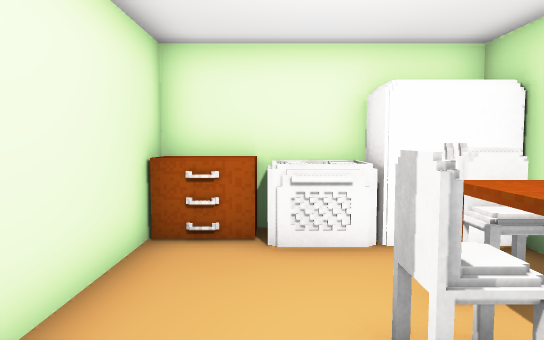
[1] (above)

15 first-person views from a walk through a Unity game level. The camera is 1.5 m above the floor, tilts 4° down and sees 70° across. The floor is counted in squares, 1 m on a side. Each view is taken from the middle of a square. On the plan, view 1 faces up. The plan holds only what a view shows up to about 17 squares ahead; the rest is blank. The player is left out. Door leaves are left out, so doorways stand open.

[2]
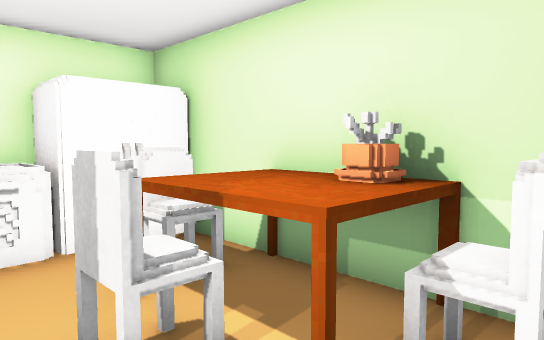

[3]
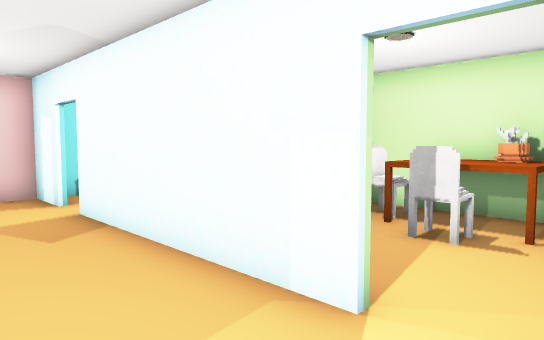

[4]
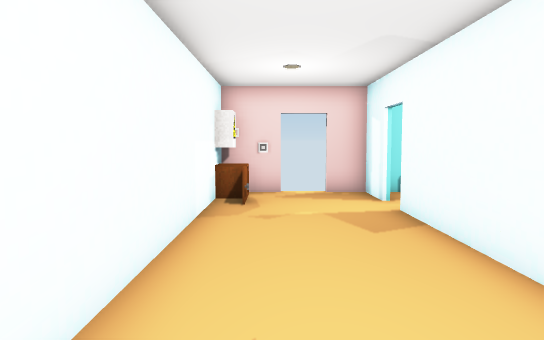

[5]
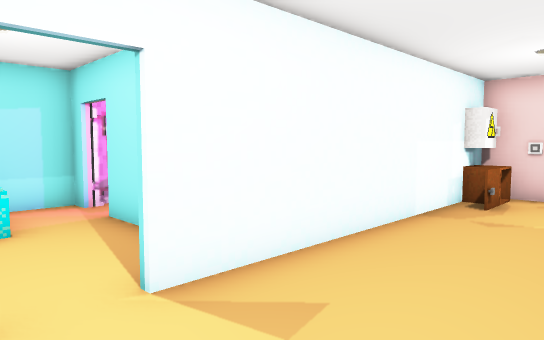

[6]
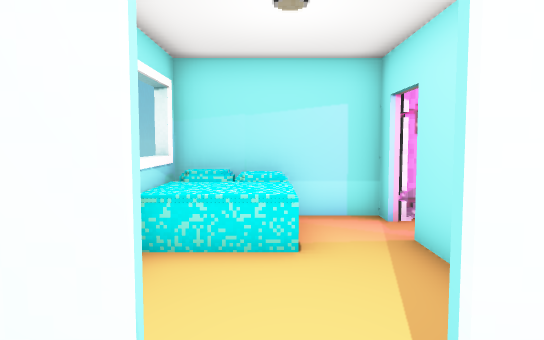

[7]
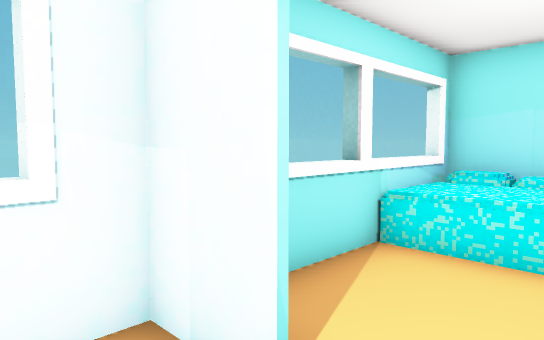

[8]
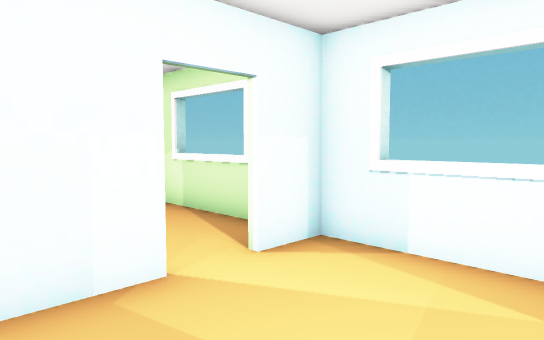

[9]
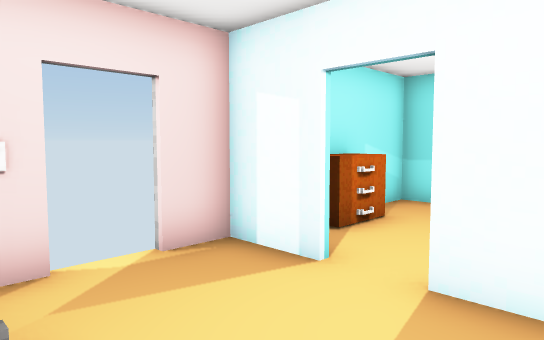

[10]
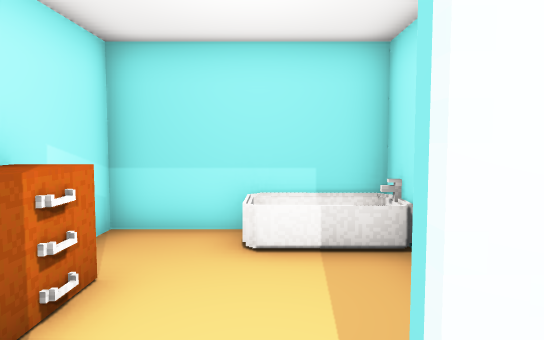

[11]
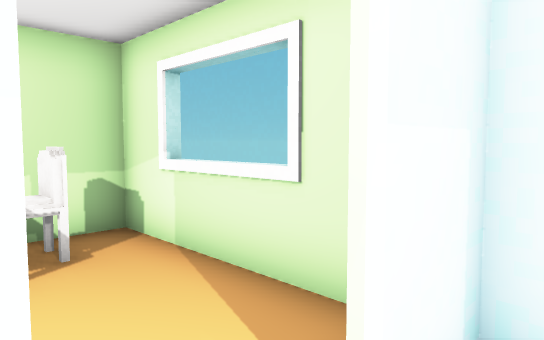

[12]
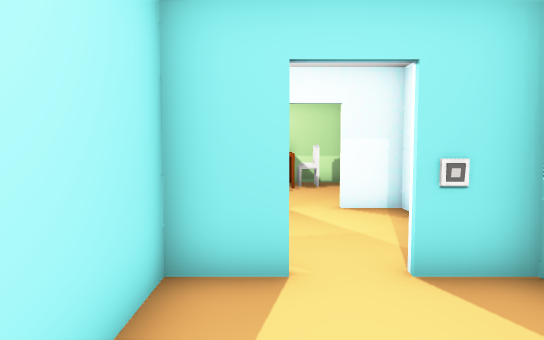

[13]
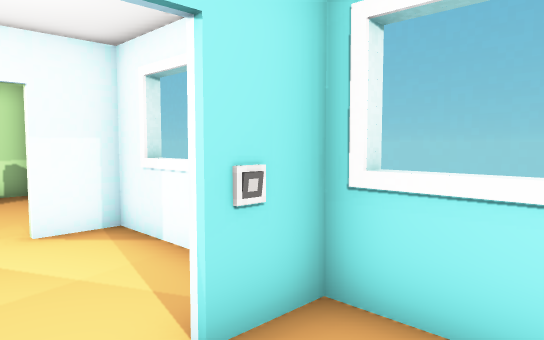

[14]
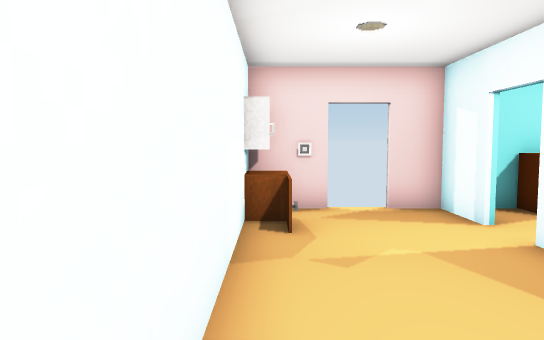

[15]
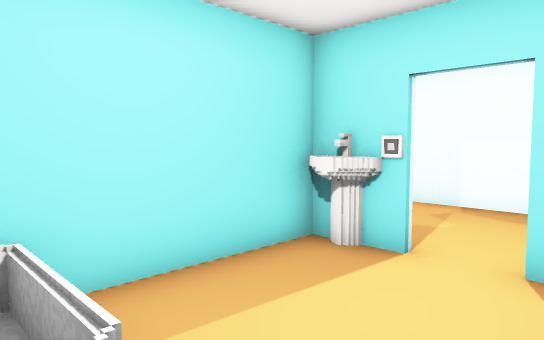

### Floor plan
Points are (right, up) in squares from view 1. A wall is a line through its corners. A room is listed if a view was taken in it or the views show most of it. See-through windows are left out.
Room 1 (views 1, 2)
walls: (1.8, 6.8) (-1.9, 6.8) (-1.9, 2.6); (-1, -1) (3.7, -1) (3.7, 5.8)
ways out: open door at (-2, 1) to room 2
objects: table (-1, 6) to (0, 6); other object (1, 2) to (1, 3); table (1, 5) to (1, 6); table (2, 1) to (3, 4); other object (2, 6) to (3, 6); pot (3, 2)
Room 2 (views 3, 4, 5, 6, 7, 8, 9, 10, 11, 14)
walls: (-2.1, 1.8) (-2.1, 8.6); (-2.1, 10) (-2.1, 11.8) (-3.4, 11.8); (-6.5, -0.4) (-6.5, -1); (-6.7, -1) (-6.7, -0.4); (-5.4, 11.8) (-6.5, 11.8) (-6.5, 1.8); (-7.5, -1) (-2.1, -1) (-2.1, -0.4)
ways out: open door at (-2, 1) to room 1; open door at (-7, 1) to room 3; open door at (-2, 9.5) to room 4; open door at (-4, 12)
objects: other object (-7, 0); shield (-6, 10) to (-6, 11); other object (-5, 12); sink (-3, 8); other object (-2, 8)
Room 3 (views 12, 13)
walls: (-12.3, 3.2) (-12.9, 3.2) (-12.9, -1) (-7.5, -1); (-6.7, 1.8) (-6.7, 3.2) (-11, 3.2)
ways out: open door at (-7, 1) to room 2; open door at (-11.5, 3)
objects: bed (-12, 0) to (-10, 1)
Room 4 (view 15)
walls: (-1.9, 8.6) (-1.9, 7) (3.7, 7) (3.7, 11.8) (-1.4, 11.8)
ways out: open door at (-2, 9.5) to room 2
objects: table (0, 11) to (1, 11); other object (2, 7) to (3, 9)

Where each view was taken, in squares from view 1:
view 1: 0 up, 0 right, facing up
view 2: 0 up, 0 right, facing up-right
view 3: 0 up, 5 left, facing up-right
view 4: 0 up, 5 left, facing up
view 5: 0 up, 3 left, facing up-left
view 6: 1 up, 5 left, facing left
view 7: 2 up, 5 left, facing down-left
view 8: 4 up, 6 left, facing down-right
view 9: 7 up, 6 left, facing up-right
view 10: 9 up, 3 left, facing right
view 11: 2 up, 3 left, facing down-right
view 12: 2 up, 11 left, facing right
view 13: 2 up, 9 left, facing down-right
view 14: 3 up, 6 left, facing up
view 15: 11 up, 3 right, facing down-left
